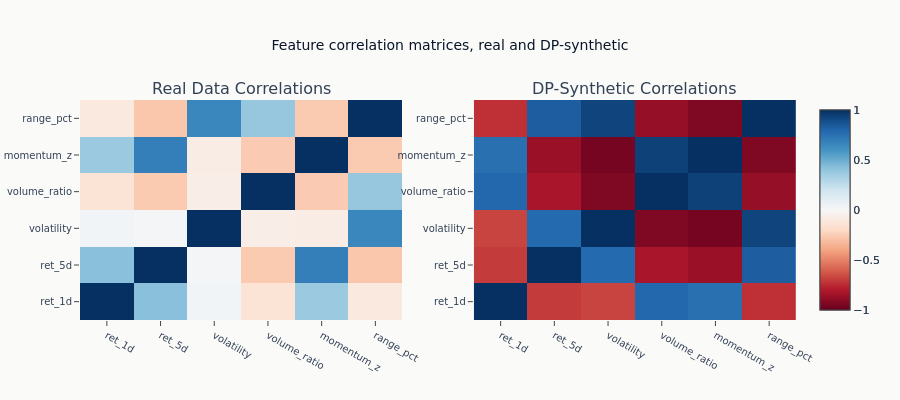

The notebook cell this image was saved under:
### Code cell
# Correlation heatmaps
fig = make_subplots(
    rows=1, cols=2, subplot_titles=["Real Data Correlations", "DP-Synthetic Correlations"]
)

corr_real = np.corrcoef(real_data, rowvar=False)
corr_synth = np.corrcoef(synthetic_data, rowvar=False)

fig.add_trace(
    go.Heatmap(z=corr_real, x=feature_names, y=feature_names, colorscale="RdBu", zmid=0),
    row=1,
    col=1,
)
fig.add_trace(
    go.Heatmap(z=corr_synth, x=feature_names, y=feature_names, colorscale="RdBu", zmid=0),
    row=1,
    col=2,
)

fig.update_layout(
    title="Feature correlation matrices, real and DP-synthetic", height=400, template="ml4t"
)
show_plotly_with_alt(
    fig,
    "Two correlation matrices side by side on a shared red-to-blue scale from minus "
    "one to one. The real matrix is mostly pale, with weak correlations off the "
    "diagonal. The DP-synthetic matrix is saturated: nearly every off-diagonal cell is "
    "at the extreme red or extreme blue end of the scale.",
)

### Figure 1 — Plotly figure (JSON) as saved in the notebook; plotly's stock layout.template omitted (floating-point values rounded to 4 significant figures)
{"data": [{"colorscale": [[0.0, "rgb(103,0,31)"], [0.1, "rgb(178,24,43)"], [0.2, "rgb(214,96,77)"], [0.3, "rgb(244,165,130)"], [0.4, "rgb(253,219,199)"], [0.5, "rgb(247,247,247)"], [0.6, "rgb(209,229,240)"], [0.7, "rgb(146,197,222)"], [0.8, "rgb(67,147,195)"], [0.9, "rgb(33,102,172)"], [1.0, "rgb(5,48,97)"]], "type": "heatmap", "x": ["ret_1d", "ret_5d", "volatility", "volume_ratio", "momentum_z", "range_pct"], "xaxis": "x", "y": ["ret_1d", "ret_5d", "volatility", "volume_ratio", "momentum_z", "range_pct"], "yaxis": "y", "z": [[1.0, 0.4213, 0.03139, -0.1422, 0.3754, -0.1024], [0.4213, 1.0, 0.0177, -0.2642, 0.6884, -0.2774], [0.03139, 0.0177, 1.0, -0.06509, -0.08035, 0.6535], [-0.1422, -0.2642, -0.06509, 1.0, -0.2619, 0.3853], [0.3754, 0.6884, -0.08035, -0.2619, 1.0, -0.2642], [-0.1024, -0.2774, 0.6535, 0.3853, -0.2642, 1.0]], "zmid": 0}, {"colorscale": [[0.0, "rgb(103,0,31)"], [0.1, "rgb(178,24,43)"], [0.2, "rgb(214,96,77)"], [0.3, "rgb(244,165,130)"], [0.4, "rgb(253,219,199)"], [0.5, "rgb(247,247,247)"], [0.6, "rgb(209,229,240)"], [0.7, "rgb(146,197,222)"], [0.8, "rgb(67,147,195)"], [0.9, "rgb(33,102,172)"], [1.0, "rgb(5,48,97)"]], "type": "heatmap", "x": ["ret_1d", "ret_5d", "volatility", "volume_ratio", "momentum_z", "range_pct"], "xaxis": "x2", "y": ["ret_1d", "ret_5d", "volatility", "volume_ratio", "momentum_z", "range_pct"], "yaxis": "y2", "z": [[1.0, -0.7031, -0.6771, 0.7897, 0.7536, -0.736], [-0.7031, 1.0, 0.7808, -0.8249, -0.8653, 0.8319], [-0.6771, 0.7808, 1.0, -0.9368, -0.9617, 0.9244], [0.7897, -0.8249, -0.9368, 1.0, 0.9376, -0.8783], [0.7536, -0.8653, -0.9617, 0.9376, 1.0, -0.9353], [-0.736, 0.8319, 0.9244, -0.8783, -0.9353, 1.0]], "zmid": 0}], "layout": {"annotations": [{"font": {"size": 16}, "showarrow": false, "text": "Real Data Correlations", "x": 0.225, "xanchor": "center", "xref": "paper", "y": 1.0, "yanchor": "bottom", "yref": "paper"}, {"font": {"size": 16}, "showarrow": false, "text": "DP-Synthetic Correlations", "x": 0.775, "xanchor": "center", "xref": "paper", "y": 1.0, "yanchor": "bottom", "yref": "paper"}], "height": 400, "title": {"text": "Feature correlation matrices, real and DP-synthetic"}, "xaxis": {"anchor": "y", "domain": [0.0, 0.45]}, "xaxis2": {"anchor": "y2", "domain": [0.55, 1.0]}, "yaxis": {"anchor": "x", "domain": [0.0, 1.0]}, "yaxis2": {"anchor": "x2", "domain": [0.0, 1.0]}}}
